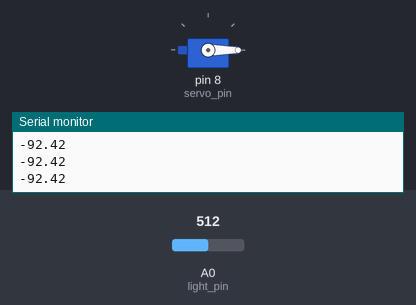
Simulated run of this sketch. Board: Arduino Uno, built with avr-gcc and run on an emulated ATmega328P. Parts: servo, the last lines printed to the serial monitor. Inputs (shaded band) come from the test bench; at power-on: A0 (light_pin) = 512.

Above: at 1.3 s.
1.4 s: A0 (light_pin) set to 122
At 2.0 s:
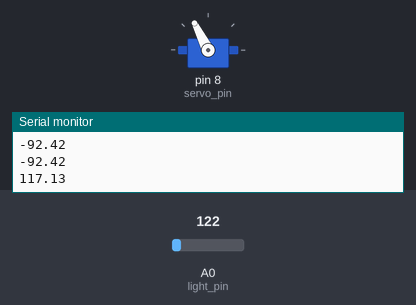
3.0 s: A0 (light_pin) set to 0
At 4.2 s:
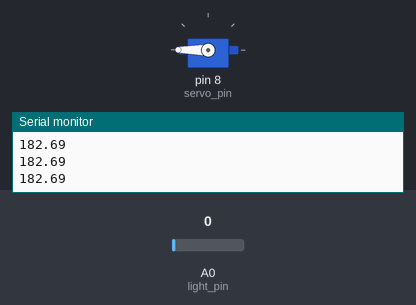
4.5 s: A0 (light_pin) set to 511
At 5.6 s:
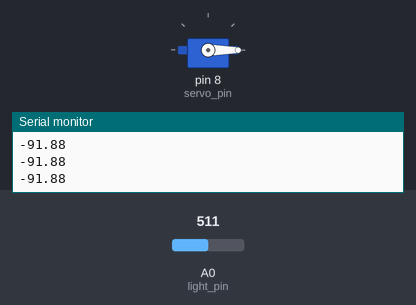
Timing chart, 0 to 7.5 s (numbered marks = the images above; inputs shaded):
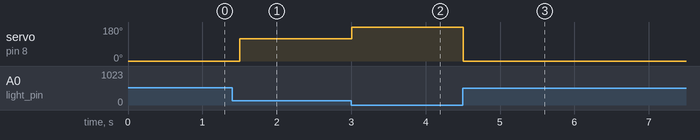

Measured:
- after the input at 1.4 s, servo on pin 8 (servo_pin): 0° → 117° after 0.10 s
- after the input at 3.0 s, servo on pin 8 (servo_pin): 117° → 180° at once
- after the input at 4.5 s, servo on pin 8 (servo_pin): 180° → 0° at once

The sketch:

Photoresistor_Servo_Angle_Control.ino
```cpp
#include <Servo.h>
int light_pin=A0;
int servo_pin=8;
int light_val;
int servo_position;
float angle;
int delay_time=500;
Servo myServo;
void setup() {
  Serial.begin(9600);
  pinMode(light_pin,INPUT);
  pinMode(servo_pin,OUTPUT);
  myServo.attach(servo_pin);
}

void loop() {
  light_val=analogRead(light_pin);
  angle=(-180./335.)*light_val+(180.*340.)/335.;
  myServo.write(angle);
  Serial.println(angle);
  delay(delay_time);

}
```
